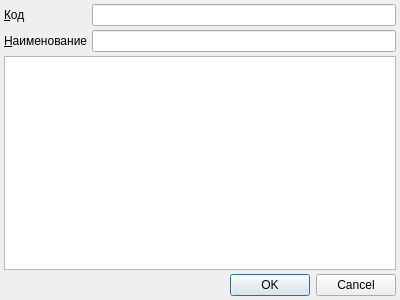
<?xml version="1.0" encoding="UTF-8"?>
<ui version="4.0">
 <class>RBMedicalExemptionTypeEditor</class>
 <widget class="QDialog" name="RBMedicalExemptionTypeEditor">
  <property name="geometry">
   <rect>
    <x>0</x>
    <y>0</y>
    <width>400</width>
    <height>300</height>
   </rect>
  </property>
  <property name="windowTitle">
   <string>Dialog</string>
  </property>
  <layout class="QGridLayout" name="gridLayout">
   <property name="margin">
    <number>4</number>
   </property>
   <property name="spacing">
    <number>4</number>
   </property>
   <item row="0" column="0">
    <widget class="QLabel" name="lblCode">
     <property name="sizePolicy">
      <sizepolicy hsizetype="Maximum" vsizetype="Preferred">
       <horstretch>0</horstretch>
       <verstretch>0</verstretch>
      </sizepolicy>
     </property>
     <property name="text">
      <string>&amp;Код</string>
     </property>
     <property name="buddy">
      <cstring>edtCode</cstring>
     </property>
    </widget>
   </item>
   <item row="0" column="1">
    <widget class="QLineEdit" name="edtCode"/>
   </item>
   <item row="1" column="0">
    <widget class="QLabel" name="lblName">
     <property name="sizePolicy">
      <sizepolicy hsizetype="Maximum" vsizetype="Preferred">
       <horstretch>0</horstretch>
       <verstretch>0</verstretch>
      </sizepolicy>
     </property>
     <property name="text">
      <string>&amp;Наименование</string>
     </property>
     <property name="buddy">
      <cstring>edtName</cstring>
     </property>
    </widget>
   </item>
   <item row="1" column="1">
    <widget class="QLineEdit" name="edtName"/>
   </item>
   <item row="2" column="0" colspan="2">
    <widget class="CInDocTableView" name="tblMedicalExemptionTypeInfections"/>
   </item>
   <item row="3" column="0" colspan="2">
    <widget class="QDialogButtonBox" name="buttonBox">
     <property name="orientation">
      <enum>Qt::Horizontal</enum>
     </property>
     <property name="standardButtons">
      <set>QDialogButtonBox::Cancel|QDialogButtonBox::Ok</set>
     </property>
    </widget>
   </item>
  </layout>
 </widget>
 <customwidgets>
  <customwidget>
   <class>CInDocTableView</class>
   <extends>QTableView</extends>
   <header>library/InDocTable.h</header>
  </customwidget>
 </customwidgets>
 <resources/>
 <connections>
  <connection>
   <sender>buttonBox</sender>
   <signal>accepted()</signal>
   <receiver>RBMedicalExemptionTypeEditor</receiver>
   <slot>accept()</slot>
   <hints>
    <hint type="sourcelabel">
     <x>248</x>
     <y>254</y>
    </hint>
    <hint type="destinationlabel">
     <x>157</x>
     <y>274</y>
    </hint>
   </hints>
  </connection>
  <connection>
   <sender>buttonBox</sender>
   <signal>rejected()</signal>
   <receiver>RBMedicalExemptionTypeEditor</receiver>
   <slot>reject()</slot>
   <hints>
    <hint type="sourcelabel">
     <x>316</x>
     <y>260</y>
    </hint>
    <hint type="destinationlabel">
     <x>286</x>
     <y>274</y>
    </hint>
   </hints>
  </connection>
 </connections>
</ui>
